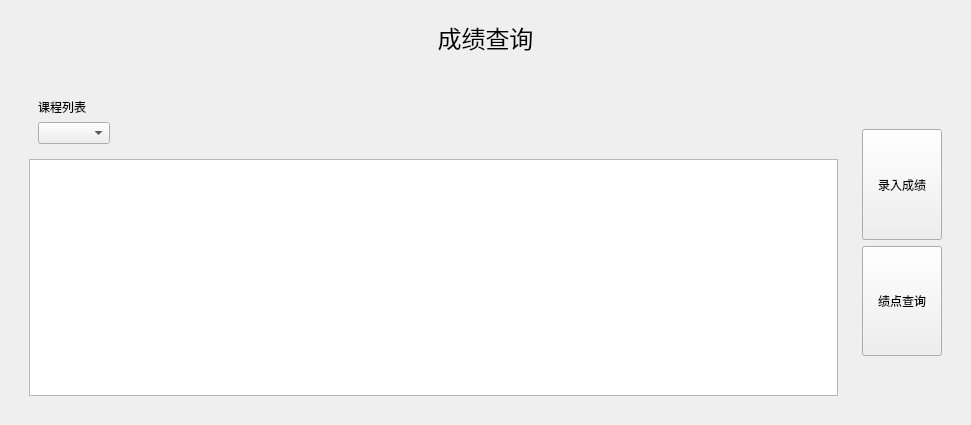
<?xml version="1.0" encoding="UTF-8"?>
<ui version="4.0">
 <class>stuGradeQuery</class>
 <widget class="QWidget" name="stuGradeQuery">
  <property name="geometry">
   <rect>
    <x>0</x>
    <y>0</y>
    <width>971</width>
    <height>425</height>
   </rect>
  </property>
  <property name="windowTitle">
   <string>Form</string>
  </property>
  <layout class="QVBoxLayout" name="verticalLayout_3">
   <item>
    <widget class="QWidget" name="widget" native="true">
     <property name="sizePolicy">
      <sizepolicy hsizetype="Preferred" vsizetype="Fixed">
       <horstretch>0</horstretch>
       <verstretch>0</verstretch>
      </sizepolicy>
     </property>
     <layout class="QVBoxLayout" name="verticalLayout_4">
      <item>
       <widget class="QLabel" name="title">
        <property name="sizePolicy">
         <sizepolicy hsizetype="Preferred" vsizetype="Fixed">
          <horstretch>0</horstretch>
          <verstretch>0</verstretch>
         </sizepolicy>
        </property>
        <property name="font">
         <font>
          <family>中国式手写风</family>
          <pointsize>18</pointsize>
         </font>
        </property>
        <property name="text">
         <string>成绩查询</string>
        </property>
        <property name="alignment">
         <set>Qt::AlignCenter</set>
        </property>
       </widget>
      </item>
     </layout>
    </widget>
   </item>
   <item>
    <widget class="QWidget" name="widget_2" native="true">
     <layout class="QHBoxLayout" name="horizontalLayout">
      <item>
       <widget class="QWidget" name="widget_3" native="true">
        <layout class="QVBoxLayout" name="verticalLayout_5">
         <item>
          <widget class="QWidget" name="courTypeWidget" native="true">
           <property name="sizePolicy">
            <sizepolicy hsizetype="Preferred" vsizetype="Fixed">
             <horstretch>0</horstretch>
             <verstretch>0</verstretch>
            </sizepolicy>
           </property>
           <layout class="QVBoxLayout" name="verticalLayout">
            <item>
             <widget class="QLabel" name="label_2">
              <property name="text">
               <string>课程列表</string>
              </property>
             </widget>
            </item>
            <item>
             <widget class="QComboBox" name="courList">
              <property name="sizePolicy">
               <sizepolicy hsizetype="Fixed" vsizetype="Fixed">
                <horstretch>0</horstretch>
                <verstretch>0</verstretch>
               </sizepolicy>
              </property>
             </widget>
            </item>
           </layout>
          </widget>
         </item>
         <item>
          <widget class="QTableWidget" name="gradeTable"/>
         </item>
        </layout>
       </widget>
      </item>
      <item>
       <widget class="QWidget" name="widget_4" native="true">
        <property name="sizePolicy">
         <sizepolicy hsizetype="Fixed" vsizetype="Preferred">
          <horstretch>0</horstretch>
          <verstretch>0</verstretch>
         </sizepolicy>
        </property>
        <layout class="QVBoxLayout" name="verticalLayout_2">
         <item>
          <spacer name="verticalSpacer">
           <property name="orientation">
            <enum>Qt::Vertical</enum>
           </property>
           <property name="sizeType">
            <enum>QSizePolicy::Preferred</enum>
           </property>
           <property name="sizeHint" stdset="0">
            <size>
             <width>20</width>
             <height>40</height>
            </size>
           </property>
          </spacer>
         </item>
         <item>
          <widget class="QToolButton" name="gradeModify">
           <property name="sizePolicy">
            <sizepolicy hsizetype="Preferred" vsizetype="Preferred">
             <horstretch>0</horstretch>
             <verstretch>0</verstretch>
            </sizepolicy>
           </property>
           <property name="text">
            <string>录入成绩</string>
           </property>
          </widget>
         </item>
         <item>
          <widget class="QPushButton" name="gpaQuery">
           <property name="sizePolicy">
            <sizepolicy hsizetype="Preferred" vsizetype="Preferred">
             <horstretch>0</horstretch>
             <verstretch>0</verstretch>
            </sizepolicy>
           </property>
           <property name="text">
            <string>绩点查询</string>
           </property>
          </widget>
         </item>
         <item>
          <spacer name="verticalSpacer_2">
           <property name="orientation">
            <enum>Qt::Vertical</enum>
           </property>
           <property name="sizeType">
            <enum>QSizePolicy::Preferred</enum>
           </property>
           <property name="sizeHint" stdset="0">
            <size>
             <width>20</width>
             <height>40</height>
            </size>
           </property>
          </spacer>
         </item>
        </layout>
       </widget>
      </item>
     </layout>
    </widget>
   </item>
  </layout>
 </widget>
 <resources/>
 <connections/>
</ui>
